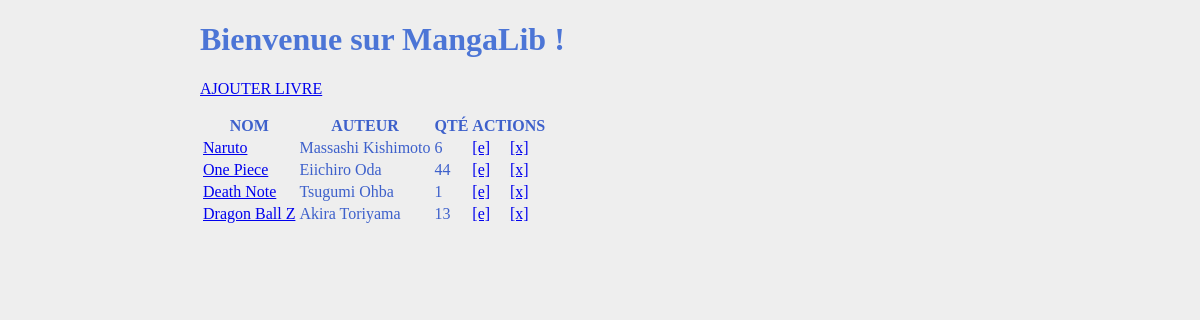
The page /manga/ on the database as committed earlier.
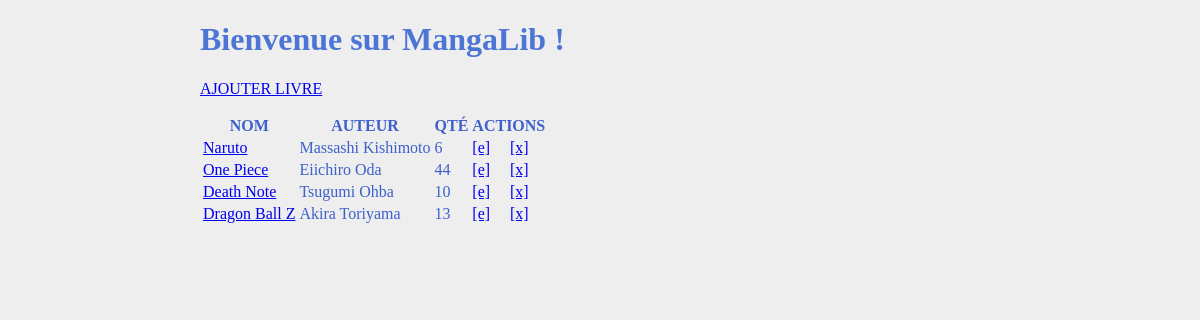
The same page on the database as committed later.
### mangalib/models.py (models this page shows, shortened)
class Book(models.Model):
    title = models.CharField(max_length=32, unique=True, verbose_name="Titre")
    quantity = models.IntegerField(default=1, verbose_name="Quantité")
    author = models.ForeignKey(Author, on_delete=models.DO_NOTHING, verbose_name="Auteur")
    class Meta:
        verbose_name = "Livre"
        verbose_name_plural = "Livres"

class Author(models.Model):
    name = models.CharField(max_length=64, unique=True, verbose_name="Nom")
    def __str__(self):
        return self.name
    class Meta:
        verbose_name = "Auteur"
        verbose_name_plural = "Auteurs"

### mangalib/views.py (the view, shortened to what this page needs)
# urls.py: path("", views.index, name="index"),
def index(request):
    context = {"books": Book.objects.all()}
    return render(request, "mangalib/index.html", context)

### mangalib/templates/mangalib/index.html (shortened to what this page needs)
{% load static %}
<!DOCTYPE html>
<html lang="fr">
<head>
    <link rel="stylesheet" href="{% static 'global.css' %}">
    <link rel="stylesheet" href="{% static 'mangalib/css/main.css' %}">
</head>
<body>
    <h1 style="color:#4c75d6">Bienvenue sur MangaLib !</h1>
    <p><a href="{% url 'mangalib:add' %}">AJOUTER LIVRE</a></p>
    <table>
        <tr>
            <th>NOM</th>
            <th>AUTEUR</th>
            <th>QTÉ</th>
            <th colspan="2">ACTIONS</th>
        </tr>
        {% for book in books %}
            <tr>
                <td><a href="{% url 'mangalib:show' book.id %}">{{ book.title }}</a> </td>
                <td>{{ book.author }}</td>
                <td>{{ book.quantity }}</td>
                <td><a href="{% url 'mangalib:edit' book.id %}">[e]</a></td>
                <td><a href="{% url 'mangalib:delete' book.id %}">[x]</a></td>
            </tr>
        {% endfor %}
    </table>
</body>
</html>

### FV/static/global.css (style rules this page uses)
p { color:#5e9f82; }

Rows that differ between the two databases and show on the page:
changed Book "Death Note": quantity "1" → "10"
